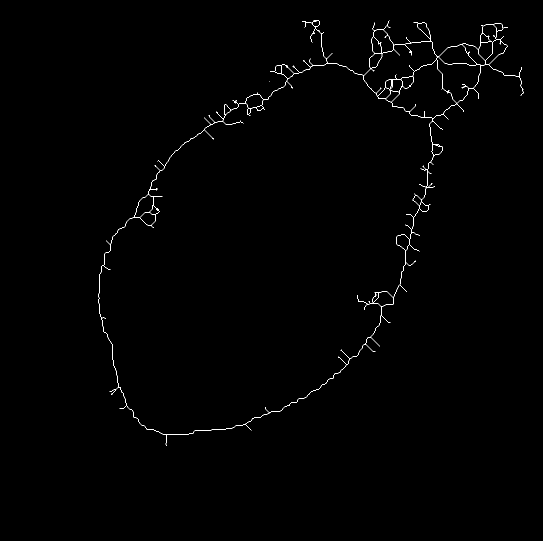
#> input picture denoise2/sample1.tif, 1086 x 1082 px (shown at 1/2 size)
$ python denoiser.py sample1.tif   (Python 2 division)
#> lines starting #> are read from the running program, lines starting #| are printed output that depends on the picture; after the words box and inside, x2 and y2 are one past the last pixel; in counts of white or black regions, pixels touching at a corner belong together
#! /usr/bin/python

import sys
import os
import Image
import numpy as np
import matplotlib.pyplot as plt
from skimage import io
from osgeo import gdal, ogr, osr

class Denoiser2:
    T = (464,432,480,308,306,
         240,216,184,180,178,153,154,
         90,89,  58,54,51, 30,27, 23, 496,488,440,436,434,410,409,
         400,304,208,176,152,88,52,50,26,25,22,19, 272,144,80,48,24,20,18,17, 16)
         #,21,336)

    def denoise(self, raster_file):
#> called with raster_file = 'sample1.tif'
        full_path = os.path.abspath(raster_file)
        img = io.imread(full_path)
#> img: shape (1082, 1086); 0.49% white in thin lines or dots, all inside (x1, y1, x2, y2) = (197, 40, 1047, 892)
        self.slim(img)
        self.erase(img)
        self.slim(img)
        tmp_tif = self.createTargetDir(full_path) + "tmp1.tif"
        io.imsave(tmp_tif, img)
        print "Dnoised result by raster method : " + tmp_tif

        shape_file = self.vectorize(tmp_tif)
        self.removeNoise(shape_file)
        print "Dnoised result by vector method : " + shape_file

        result_tif = self.rasterize(shape_file)
        self.flipImage(result_tif)
        print "Export result to : " + result_tif

    def createTargetDir(self, raster_file):
        target_dir = os.path.dirname(raster_file) + "/target/"
        print "Target folder : " + target_dir
        if not os.path.exists(target_dir):
             os.makedirs(target_dir)
        return target_dir

    def trace(self, img, x, y):
        stat = []
        for k1 in range(-1,2):
            for k2 in range(-1,2):
                if k1 != 0 or k2 != 0:
                    if img[x+k1,y+k2] == 255:
                        stat.append([x+k1,y+k2])

        if len(stat) == 0:
            img[x,y] = 0
        elif len(stat) == 1:
            img[x,y] = 0
            self.trace(img, stat[0][0], stat[0][1])

    def slim(self, img):
        rs,cs = img.shape
#> rs = 1082; cs = 1086
        for r in range(1, rs-1):
            for c in range(1, cs-1):
                if img[r,c] == 0:
                    continue

                m = 0<<8
                n = 1<<8
                for k1 in range(-1,2):
                    for k2 in range(-1,2):
                        if img[r+k1, c+k2] == 255:
                            m = m | n
                        n >>= 1
                for i in range(len(self.T)):
                    if m == self.T[i]:
                        img[r,c] = 0
                        break

                if m == 21 and img[r+2,c] == 255:
                    img[r,c] = 0

                if m == 336 and img[r-2,c] == 255:
                    img[r,c] = 0
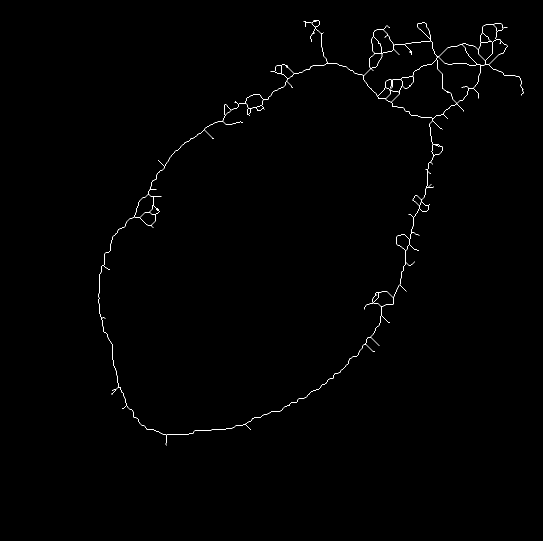
#> img: shape (1082, 1086) (shown at 1/2 size); 0.44% white in thin lines or dots, all inside (x1, y1, x2, y2) = (197, 40, 1047, 891)

        return img

    def erase(self, img):
        rs,cs = img.shape
#> rs = 1082; cs = 1086
        for r in range(1, rs-1):
            for c in range(1, cs-1):
                if r == rs-2 and c == cs-2:
                    return False
                else:
                    if img[r][c] == 255:
                        self.trace(img, r, c)
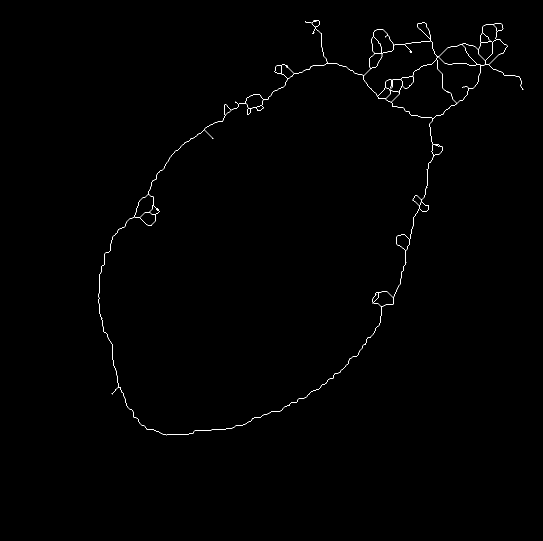
#> img: shape (1082, 1086) (shown at 1/2 size); 0.4% white in thin lines or dots, all inside (x1, y1, x2, y2) = (197, 40, 1047, 871)

    def vectorize(self, raster_file):
        tmp_shp = os.path.dirname(raster_file) + "/tmp2.shp"
        driver = ogr.GetDriverByName("ESRI Shapefile")
        if os.path.exists(tmp_shp):
            driver.DeleteDataSource(tmp_shp)

        raster = gdal.Open(raster_file)
        band = raster.GetRasterBand(1)
        #band_array = band.ReadAsArray()
        out_data_source = driver.CreateDataSource(tmp_shp)
        out_layer = out_data_source.CreateLayer("f1", None)
        new_field = ogr.FieldDefn("FLD1", ogr.OFTInteger)
        out_layer.CreateField(new_field)
        gdal.Polygonize(band, None, out_layer, 0, [], callback=None )
        out_data_source.Destroy()
        raster = None

        return tmp_shp

    # [91 lines left out: functions removeNoise, boxFilter, areaFilter, rasterize, flipImage, not called in this run]

if __name__ == "__main__":
    if len(sys.argv) < 2:
        print "Usage : denoiser.py sample.tif"
    denoiser = Denoiser2()
    denoiser.denoise(sys.argv[1])
#> (the call stopped at in vectorize, `driver = ogr.GetDriverByName("ESRI Shapefile")`: osgeo is not available in this run)
